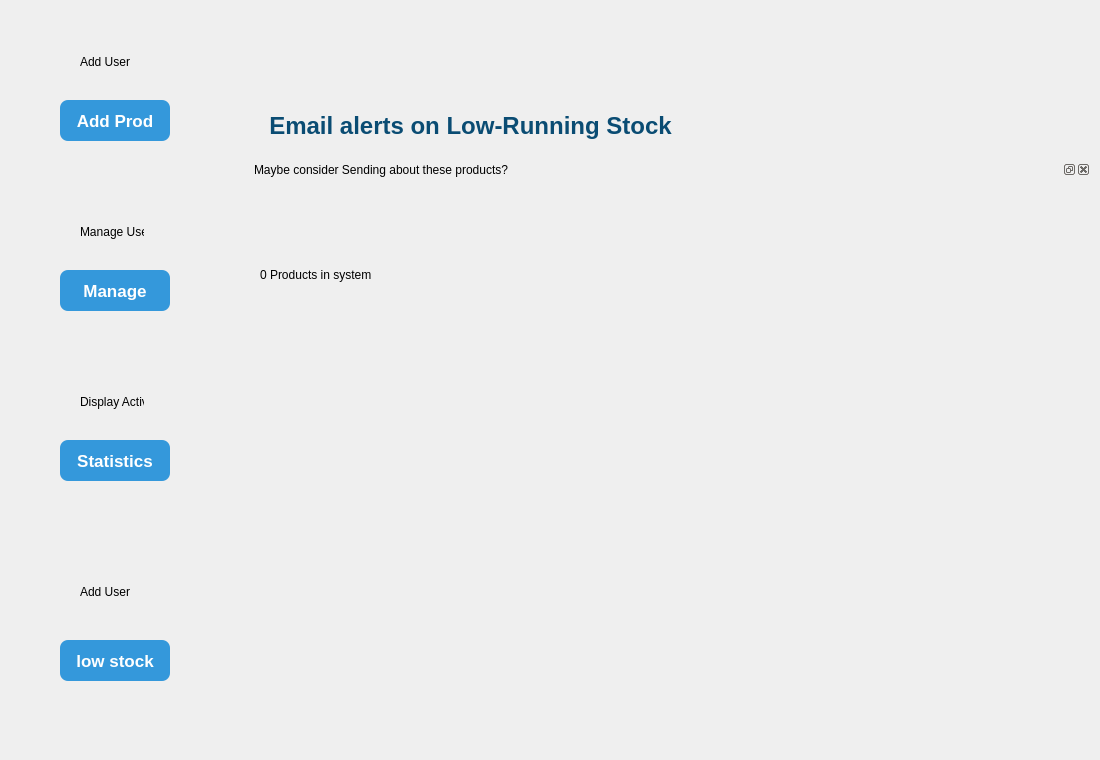
     <widget class="QWidget" name="page_4">
      <widget class="QWidget" name="BackFrame_26" native="true">
       <property name="geometry">
        <rect>
         <x>10</x>
         <y>10</y>
         <width>201</width>
         <height>741</height>
        </rect>
       </property>
       <widget class="QPushButton" name="Display_28">
        <property name="geometry">
         <rect>
          <x>50</x>
          <y>430</y>
          <width>110</width>
          <height>41</height>
         </rect>
        </property>
        <property name="styleSheet">
         <string notr="true">QPushButton {
    background-color: #3498db;
    color: white;
    font-size: 17px;
    font-weight: bold;
    border: none;
    border-radius: 8px;
    padding: 8px 16px;
}
QPushButton:hover {
    background: qlineargradient(x1:0, y1:0, x2:0, y2:1,
                                stop:0 #38bdf8, stop:1 #0ea5e9);
}

QPushButton:pressed {
    background: qlineargradient(x1:0, y1:0, x2:0, y2:1,
                                stop:0 #0369a1, stop:1 #075985);
}
</string>
        </property>
        <property name="text">
         <string>Statistics</string>
        </property>
       </widget>
       <widget class="QLabel" name="disProd3">
        <property name="geometry">
         <rect>
          <x>70</x>
          <y>360</y>
          <width>64</width>
          <height>64</height>
         </rect>
        </property>
        <property name="styleSheet">
         <string notr="true">ui-&gt;adduser-&gt;setFixedSize(32, 32);</string>
        </property>
        <property name="text">
         <string>Display Activity </string>
        </property>
       </widget>
       <widget class="QPushButton" name="Manage_28">
        <property name="geometry">
         <rect>
          <x>50</x>
          <y>260</y>
          <width>110</width>
          <height>41</height>
         </rect>
        </property>
        <property name="styleSheet">
         <string notr="true">QPushButton {
    background-color: #3498db;
    color: white;
    font-size: 17px;
    font-weight: bold;
    border: none;
    border-radius: 8px;
    padding: 8px 16px;
}
QPushButton:hover {
    background: qlineargradient(x1:0, y1:0, x2:0, y2:1,
                                stop:0 #38bdf8, stop:1 #0ea5e9);
}

QPushButton:pressed {
    background: qlineargradient(x1:0, y1:0, x2:0, y2:1,
                                stop:0 #0369a1, stop:1 #075985);
}
</string>
        </property>
        <property name="text">
         <string>Manage</string>
        </property>
       </widget>
       <widget class="QLabel" name="Manprod2">
        <property name="geometry">
         <rect>
          <x>70</x>
          <y>190</y>
          <width>64</width>
          <height>64</height>
         </rect>
        </property>
        <property name="styleSheet">
         <string notr="true">ui-&gt;adduser-&gt;setFixedSize(32, 32);</string>
        </property>
        <property name="text">
         <string>Manage User</string>
        </property>
       </widget>
       <widget class="QPushButton" name="add_user_28">
        <property name="geometry">
         <rect>
          <x>50</x>
          <y>90</y>
          <width>110</width>
          <height>41</height>
         </rect>
        </property>
        <property name="styleSheet">
         <string notr="true">QPushButton {
    background-color: #3498db;
    color: white;
    font-size: 17px;
    font-weight: bold;
    border: none;
    border-radius: 8px;
    padding: 8px 16px;
}
QPushButton:hover {
    background: qlineargradient(x1:0, y1:0, x2:0, y2:1,
                                stop:0 #38bdf8, stop:1 #0ea5e9);
}

QPushButton:pressed {
    background: qlineargradient(x1:0, y1:0, x2:0, y2:1,
                                stop:0 #0369a1, stop:1 #075985);
}
</string>
        </property>
        <property name="text">
         <string>Add Prod</string>
        </property>
       </widget>
       <widget class="QLabel" name="Prod1">
        <property name="geometry">
         <rect>
          <x>70</x>
          <y>20</y>
          <width>64</width>
          <height>64</height>
         </rect>
        </property>
        <property name="styleSheet">
         <string notr="true">ui-&gt;adduser-&gt;setFixedSize(32, 32);</string>
        </property>
        <property name="text">
         <string>Add User</string>
        </property>
       </widget>
       <widget class="QPushButton" name="forgetpwd_16">
        <property name="geometry">
         <rect>
          <x>50</x>
          <y>630</y>
          <width>110</width>
          <height>41</height>
         </rect>
        </property>
        <property name="styleSheet">
         <string notr="true">QPushButton {
    background-color: #3498db;
    color: white;
    font-size: 17px;
    font-weight: bold;
    border: none;
    border-radius: 8px;
    padding: 8px 16px;
}
QPushButton:hover {
    background: qlineargradient(x1:0, y1:0, x2:0, y2:1,
                                stop:0 #38bdf8, stop:1 #0ea5e9);
}

QPushButton:pressed {
    background: qlineargradient(x1:0, y1:0, x2:0, y2:1,
                                stop:0 #0369a1, stop:1 #075985);
}
</string>
        </property>
        <property name="text">
         <string>low stock</string>
        </property>
       </widget>
       <widget class="QLabel" name="Discounts2">
        <property name="geometry">
         <rect>
          <x>70</x>
          <y>550</y>
          <width>64</width>
          <height>64</height>
         </rect>
        </property>
        <property name="styleSheet">
         <string notr="true">ui-&gt;adduser-&gt;setFixedSize(32, 32);</string>
        </property>
        <property name="text">
         <string>Add User</string>
        </property>
       </widget>
      </widget>
      <widget class="QLabel" name="labelStatsTitle_10">
       <property name="geometry">
        <rect>
         <x>220</x>
         <y>80</y>
         <width>501</width>
         <height>91</height>
        </rect>
       </property>
       <property name="styleSheet">
        <string notr="true">
 font-family: &quot;Bion&quot;;
 font-size:24px;
font-weight: bold;
 color: #0a4c73;
border: none;
       background: transparent;
</string>
       </property>
       <property name="text">
        <string>Email alerts on Low-Running Stock</string>
       </property>
       <property name="alignment">
        <set>Qt::AlignmentFlag::AlignCenter</set>
       </property>
       <property name="wordWrap">
        <bool>false</bool>
       </property>
      </widget>
      <widget class="QDockWidget" name="dockWidget_2">
       <property name="geometry">
        <rect>
         <x>250</x>
         <y>160</y>
         <width>841</width>
         <height>521</height>
        </rect>
       </property>
       <property name="windowTitle">
        <string>Maybe consider Sending about these products?</string>
       </property>
       <widget class="QWidget" name="dockWidgetContents_2">
        <widget class="QLabel" name="label_3">
         <property name="geometry">
          <rect>
           <x>10</x>
           <y>20</y>
           <width>791</width>
           <height>151</height>
          </rect>
         </property>
         <property name="text">
          <string>0 Products in system</string>
         </property>
         <property name="wordWrap">
          <bool>true</bool>
         </property>
        </widget>
       </widget>
      </widget>
     </widget>
